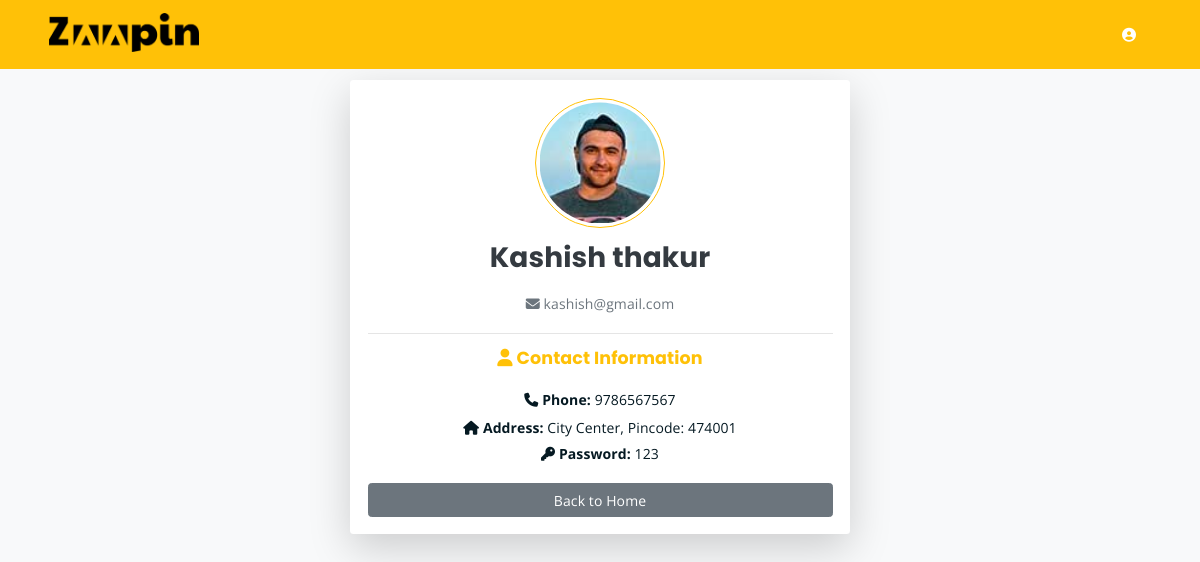
/user_zappin/agent_profile.php (signed in), run on the app's committed database.
### tables this page shows
CREATE TABLE `agent` (
  `userid` int(11) NOT NULL,
  `fullname` varchar(100) NOT NULL,
  `mobile` varchar(15) NOT NULL,
  `email` varchar(100) NOT NULL,
  `address` varchar(100) DEFAULT NULL,
  `city` varchar(100) NOT NULL,
  `pincode` varchar(10) DEFAULT NULL,
  `aadhar_number` varchar(50) DEFAULT NULL,
  `aadhar_copy` varchar(150) DEFAULT NULL,
  `photo` varchar(255) DEFAULT NULL,
  `status` enum('Active','Inactive','busy') DEFAULT 'Active',
  `res_id` int(11) DEFAULT NULL,
  `password` varchar(30) NOT NULL,
  `createdon` timestamp NOT NULL DEFAULT current_timestamp()
);

### user_zappin/agent_profile.php (the view, shortened to what this page needs)
<!DOCTYPE html>
<html lang="en">
<head>
    <link rel="stylesheet" href="assets/css/all.min.css">
    <link rel="stylesheet" href="assets/bootstrap/css/bootstrap.min.css">
    <link rel="stylesheet" href="assets/css/owl.carousel.css">
    <link rel="stylesheet" href="assets/css/magnific-popup.css">
    <link rel="stylesheet" href="assets/css/animate.css">
    <link rel="stylesheet" href="assets/css/meanmenu.min.css">
    <link rel="stylesheet" href="assets/css/main.css">
    <link rel="stylesheet" href="assets/css/responsive.css">
    <link rel="stylesheet" href="https://cdnjs.cloudflare.com/ajax/libs/font-awesome/6.7.2/css/all.min.css"  />
</head>
<body class="bg-light">
<?php include('header_agent.php');
?>
<?php
include '../config.php';
$user_id = $_SESSION['userid'];
$sql = "SELECT fullname, mobile, email, address, pincode, photo,password FROM agent WHERE userid = ?";
$stmt = $conn->prepare($sql);
$stmt->bind_param("i", $user_id);
$stmt->execute();
$result = $stmt->get_result();
$user = $result->fetch_assoc();
?>
<div class="container " style="margin-top:80px">
    <div class="card mx-auto shadow-lg border-0" style="max-width: 500px;">
        <div class="card-body text-center">
            <img src="/zaapin/admin/uploads/<?= !empty($user['photo']) ? $user['photo'] : 'defaultuser.png'; ?>"
                 alt="Profile Picture" class="rounded-circle border border-warning p-1" width="130" height="130">
            <h3 class="mt-3 fw-bold text-dark"><?= htmlspecialchars($user['fullname'] ?? 'N/A'); ?></h3>
            <p class="text-muted"><i class="fa fa-envelope"></i> <?= htmlspecialchars($user['email'] ?? 'N/A'); ?></p>
            <hr>
            <div class="text-start">
                <h5 class="text-warning"><i class="fa fa-user"></i> Contact Information</h5>
                <p class="mb-1"><strong><i class="fa fa-phone"></i> Phone:</strong> <?= htmlspecialchars($user['mobile'] ?? 'N/A'); ?></p>
                <p class="mb-0"><strong><i class="fa fa-home"></i> Address:</strong> <?= htmlspecialchars($user['address'] ?? 'N/A'); ?>, Pincode: <?= htmlspecialchars($user['pincode'] ?? 'N/A'); ?></p>
                <p class="mb-1"><strong><i class="fa fa-key"></i> Password:</strong> <?= htmlspecialchars($user['password'] ?? 'N/A'); ?></p>
            </div>
            <a href="agent_index.php"  class="btn btn-secondary w-100 mt-3">Back to Home</a>
        </div>
    </div>
</div>
</body>
</html>

### user_zappin/assets/css/main.css (style rules this page uses)
html { font-size: 14px; font-weight: 400; line-height: 28px; height: 100%; }
body { font-family: "Open Sans", sans-serif; font-weight: 400; font-size: 1rem; letter-spacing: 0.1px; line-height: 1.8; color: #051922; overflow-x: hidden; }
body img { max-width: 100%; }
a { cursor: pointer; text-decoration: none; -webkit-transition: all 0.2s ease-in-out; -o-transition: all 0.2s ease-in-out; transition: all 0.2s ease-in-out; }
h1, .h1, h2, .h2, h3, .h3, h4, .h4, h5, .h5, h6, .h6 { font-family: "Poppins", sans-serif; font-weight: 700; margin: 0 0 1.25rem 0; color: #051922; }
h3, .h3 { font-size: 2rem; font-weight: 700; line-height: 2.25rem; }
h5, .h5 { font-size: 1.25rem; font-weight: 700; line-height: 1.5rem; }
p { font-family: "Open Sans", sans-serif; font-weight: 400; font-size: 1rem; letter-spacing: 0.1px; line-height: 1.8; color: #051922; margin: 0 0 1.25rem 0; }
p:last-child { margin: 0; }
html, body { height: 100%; }

### data on the page
agent: photo (picture), fullname "Kashish thakur", email "kashish@gmail.com", mobile "9786567567", address "City Center", pincode "474001", password "123"
